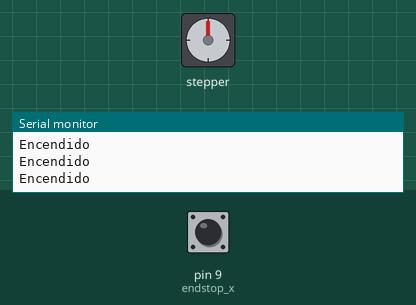
The sketch below on a simulated Arduino Uno, built with avr-gcc and run on an emulated ATmega328P. Shown: stepper motor, the last lines printed to the serial monitor. Wiring (inferred from the names in the program): stepper motor driver (200 steps per turn assumed): step pin 2; direction pin 5; enable pin 8. The test bench sets the inputs (shaded band); at power-on: pin 9 (endstop_x) HIGH.

Above: at 1.2 s.
1.3 s: pin 9 (endstop_x) pulled LOW for 3.2 s
At 4.8 s:
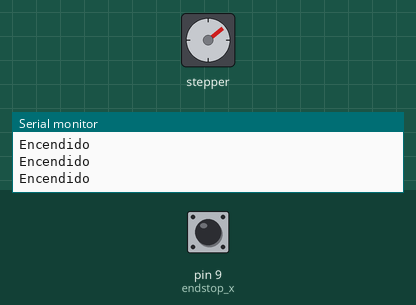
6.0 s: pin 9 (endstop_x) pulled LOW for 1 s
At 8.0 s:
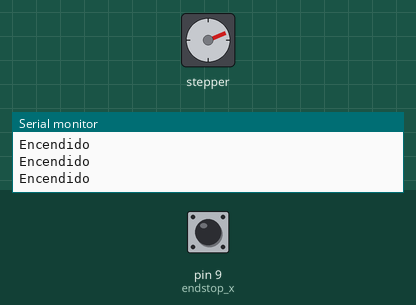
9.0 s: pin 9 (endstop_x) pulled LOW for 1 s
At 10.3 s:
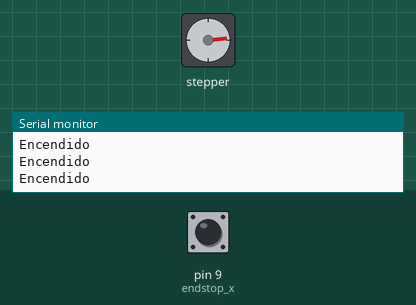
12.0 s: pin 9 (endstop_x) pulled LOW for 3.2 s
At 16.3 s:
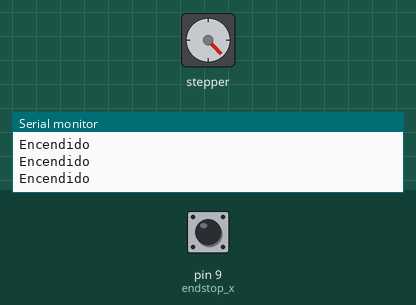
16.7 s: pin 9 (endstop_x) pulled LOW for 1 s
At 18.4 s:
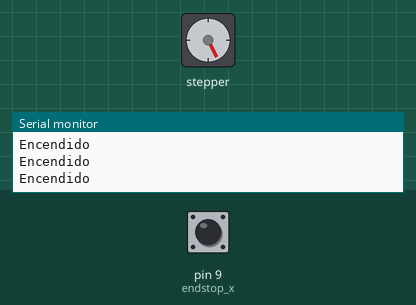
19.7 s: pin 9 (endstop_x) driven LOW
At 20.47 s:
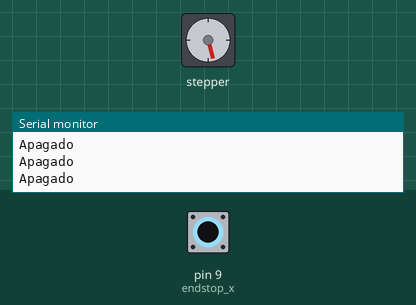
Timing chart, 0 to 25.4 s (numbered marks = the images above; inputs shaded):
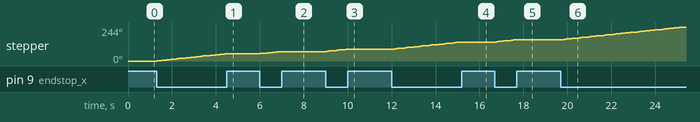

The sketch:

pruebaendstop.ino
```cpp
// Ponemos nombre al motor, el número de pasos y los pins de control
//Stepper stepper(STEPS, 2, 5); //Stepper nombre motor (número de pasos por vuelta, pins de control)
int step_x = 2;
int dir_x = 5;
int enable = 8;
const int endstop_x = 9;
int value = 0;


void setup() {

  pinMode(enable, OUTPUT);
  pinMode(dir_x, OUTPUT);
  pinMode(step_x, OUTPUT);
  pinMode(endstop_x, INPUT);
  Serial.begin(9600);

  }

void loop() {

            for (int m = 1; m < 10000000; m++){

            value = digitalRead(endstop_x);

                if(value == LOW){

                      Serial.println("Apagado");
                      digitalWrite(dir_x, HIGH);
                      delay(1); //Pequeña pausa
                      digitalWrite(step_x, HIGH);
                      delay(5); //Pequeña pausa
                      digitalWrite(step_x, LOW);
                      delay(5); //Pequeña pausa
             }
                 else{
                       digitalWrite(dir_x, LOW);
                       Serial.println("Encendido");

     }
                            delay(100);
     }
}
```

Measured:
- after the input at 1.3 s, stepper: turns 52° clockwise in 3.1 s, starting at once
- after the input at 6.0 s, stepper: turns 16° clockwise in 0.89 s, starting at once
- after the input at 9.0 s, stepper: turns 16° clockwise in 0.89 s, starting at once
- after the input at 12.0 s, stepper: turns 52° clockwise in 3.1 s, starting at once
- after the input at 16.7 s, stepper: turns 17° clockwise in 0.89 s, starting after 0.05 s
- after the input at 19.7 s, stepper: keeps turning clockwise at about 16°/s, starting after 0.06 s
